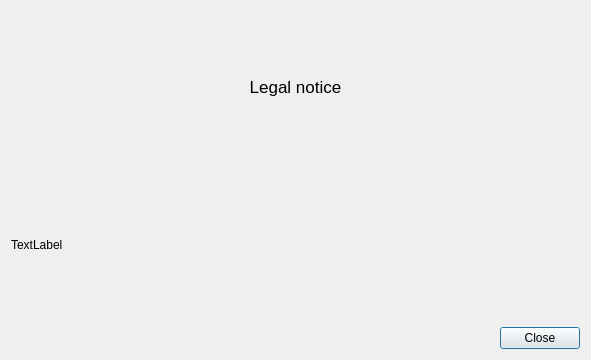
<?xml version="1.0" encoding="UTF-8"?>
<ui version="4.0">
 <class>OCC::LegalNotice</class>
 <widget class="QDialog" name="OCC::LegalNotice">
  <property name="geometry">
   <rect>
    <x>0</x>
    <y>0</y>
    <width>591</width>
    <height>360</height>
   </rect>
  </property>
  <property name="font">
   <font>
    <family>Microsoft Sans Serif</family>
   </font>
  </property>
  <property name="windowTitle">
   <string>Legal notice</string>
  </property>
  <layout class="QVBoxLayout" name="verticalLayout">
   <item>
    <widget class="QLabel" name="header">
     <property name="font">
      <font>
       <family>Microsoft Sans Serif</family>
       <pointsize>13</pointsize>
      </font>
     </property>
     <property name="text">
      <string>Legal notice</string>
     </property>
     <property name="alignment">
      <set>Qt::AlignCenter</set>
     </property>
    </widget>
   </item>
   <item>
    <widget class="QLabel" name="notice">
     <property name="text">
      <string notr="true">TextLabel</string>
     </property>
    </widget>
   </item>
   <item>
    <layout class="QHBoxLayout" name="horizontalLayout">
     <item>
      <spacer name="horizontalSpacer">
       <property name="orientation">
        <enum>Qt::Horizontal</enum>
       </property>
       <property name="sizeHint" stdset="0">
        <size>
         <width>40</width>
         <height>20</height>
        </size>
       </property>
      </spacer>
     </item>
     <item>
      <widget class="QPushButton" name="closeButton">
       <property name="text">
        <string>Close</string>
       </property>
      </widget>
     </item>
    </layout>
   </item>
  </layout>
 </widget>
 <resources/>
 <connections/>
</ui>
